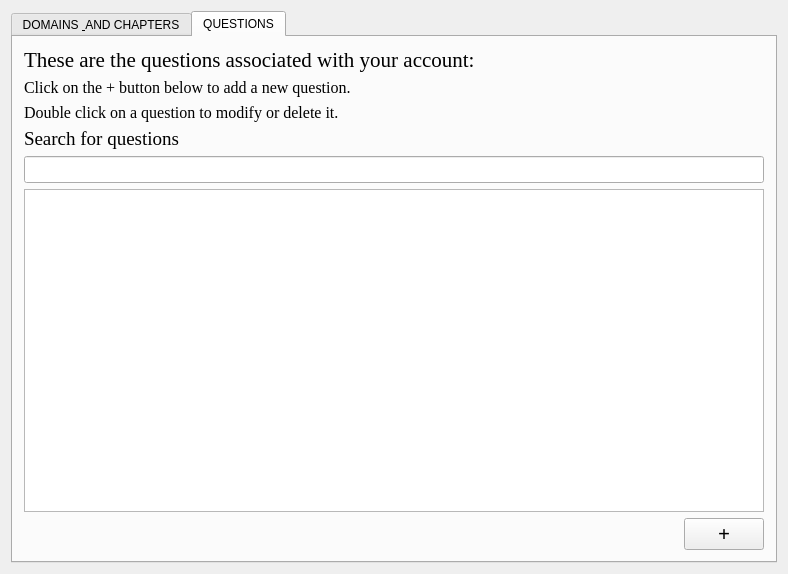
<?xml version="1.0" encoding="UTF-8"?>
<ui version="4.0">
 <class>QuestionBank</class>
 <widget class="QWidget" name="QuestionBank">
  <property name="geometry">
   <rect>
    <x>0</x>
    <y>0</y>
    <width>788</width>
    <height>574</height>
   </rect>
  </property>
  <property name="minimumSize">
   <size>
    <width>788</width>
    <height>574</height>
   </size>
  </property>
  <property name="windowTitle">
   <string>QuestionnaireApp - Question bank</string>
  </property>
  <layout class="QHBoxLayout" name="horizontalLayout_5">
   <item>
    <layout class="QVBoxLayout" name="verticalLayout">
     <item>
      <widget class="QTabWidget" name="questionBankTabWidget">
       <property name="currentIndex">
        <number>1</number>
       </property>
       <widget class="QWidget" name="domainsAndChaptersTab">
        <attribute name="title">
         <string>DOMAINS &amp; AND CHAPTERS</string>
        </attribute>
        <layout class="QHBoxLayout" name="horizontalLayout_4">
         <item>
          <layout class="QHBoxLayout" name="horizontalLayout_3">
           <item>
            <layout class="QVBoxLayout" name="verticalLayout_5">
             <item>
              <widget class="QLabel" name="domainsAndChaptersTitleLabel">
               <property name="font">
                <font>
                 <family>Times New Roman</family>
                 <pointsize>16</pointsize>
                </font>
               </property>
               <property name="text">
                <string>Available domains &amp; chapters</string>
               </property>
              </widget>
             </item>
             <item>
              <widget class="QLabel" name="searchDomainTitleLabel">
               <property name="font">
                <font>
                 <family>Times New Roman</family>
                 <pointsize>14</pointsize>
                </font>
               </property>
               <property name="text">
                <string>Search for domains</string>
               </property>
              </widget>
             </item>
             <item>
              <widget class="QLineEdit" name="searchDomainInput">
               <property name="font">
                <font>
                 <family>Times New Roman</family>
                 <pointsize>14</pointsize>
                </font>
               </property>
               <property name="text">
                <string/>
               </property>
              </widget>
             </item>
             <item>
              <widget class="QTableWidget" name="domainTableWidget">
               <property name="font">
                <font>
                 <family>Times New Roman</family>
                 <pointsize>-1</pointsize>
                 <weight>50</weight>
                 <italic>false</italic>
                 <bold>false</bold>
                </font>
               </property>
               <property name="styleSheet">
                <string notr="true">QTableWidget
{
	font: 15px &quot;Times New Roman&quot;;
}

QHeaderView::section 
{
    background-color: silver;
    border: none;
	font-family: Times new Roman;
	font-size: 16px;
}

QTableWidget::item:selected
{ 
background-color: rgb(36, 36, 36);
color: white;
}</string>
               </property>
               <property name="editTriggers">
                <set>QAbstractItemView::NoEditTriggers</set>
               </property>
               <property name="selectionMode">
                <enum>QAbstractItemView::SingleSelection</enum>
               </property>
               <property name="selectionBehavior">
                <enum>QAbstractItemView::SelectRows</enum>
               </property>
               <property name="gridStyle">
                <enum>Qt::DashLine</enum>
               </property>
               <property name="sortingEnabled">
                <bool>true</bool>
               </property>
              </widget>
             </item>
             <item>
              <widget class="QLabel" name="addDomainTitleLabel">
               <property name="font">
                <font>
                 <family>Times New Roman</family>
                 <pointsize>14</pointsize>
                </font>
               </property>
               <property name="text">
                <string>Add new domain</string>
               </property>
              </widget>
             </item>
             <item>
              <widget class="QLineEdit" name="addDomainInput">
               <property name="font">
                <font>
                 <family>Times New Roman</family>
                 <pointsize>14</pointsize>
                </font>
               </property>
              </widget>
             </item>
             <item>
              <widget class="QPushButton" name="addDomainButton">
               <property name="font">
                <font>
                 <family>Times New Roman</family>
                 <pointsize>12</pointsize>
                 <weight>50</weight>
                 <bold>false</bold>
                </font>
               </property>
               <property name="text">
                <string>Add domain</string>
               </property>
              </widget>
             </item>
            </layout>
           </item>
           <item>
            <layout class="QVBoxLayout" name="verticalLayout_6">
             <item>
              <widget class="QLabel" name="chaptersForLabel">
               <property name="font">
                <font>
                 <family>Times New Roman</family>
                 <pointsize>14</pointsize>
                </font>
               </property>
               <property name="text">
                <string>Chapters</string>
               </property>
              </widget>
             </item>
             <item>
              <widget class="QTableWidget" name="chapterTableWidget">
               <property name="font">
                <font>
                 <family>Times New Roman</family>
                 <pointsize>-1</pointsize>
                 <weight>50</weight>
                 <italic>false</italic>
                 <bold>false</bold>
                </font>
               </property>
               <property name="styleSheet">
                <string notr="true">QTableWidget
{
	font: 15px &quot;Times New Roman&quot;;
}

QHeaderView::section 
{
    background-color: silver;
    border: none;
	font-family: Times new Roman;
	font-size: 16px;
}

QTableWidget::item:selected
{ 
background-color: rgb(36, 36, 36);
color: white;
}</string>
               </property>
               <property name="editTriggers">
                <set>QAbstractItemView::NoEditTriggers</set>
               </property>
               <property name="selectionMode">
                <enum>QAbstractItemView::SingleSelection</enum>
               </property>
               <property name="selectionBehavior">
                <enum>QAbstractItemView::SelectRows</enum>
               </property>
               <property name="gridStyle">
                <enum>Qt::DashLine</enum>
               </property>
               <property name="sortingEnabled">
                <bool>true</bool>
               </property>
              </widget>
             </item>
             <item>
              <widget class="QLabel" name="addChapterTitleLabel">
               <property name="font">
                <font>
                 <family>Times New Roman</family>
                 <pointsize>14</pointsize>
                </font>
               </property>
               <property name="text">
                <string>Add new chapter</string>
               </property>
              </widget>
             </item>
             <item>
              <widget class="QLineEdit" name="addChapterInput">
               <property name="font">
                <font>
                 <family>Times New Roman</family>
                 <pointsize>14</pointsize>
                </font>
               </property>
              </widget>
             </item>
             <item>
              <widget class="QPushButton" name="addChapterButton">
               <property name="font">
                <font>
                 <family>Times New Roman</family>
                 <pointsize>12</pointsize>
                 <weight>50</weight>
                 <bold>false</bold>
                </font>
               </property>
               <property name="text">
                <string>Add chapter</string>
               </property>
              </widget>
             </item>
             <item>
              <widget class="QLabel" name="infoLabel">
               <property name="font">
                <font>
                 <family>Times New Roman</family>
                 <pointsize>12</pointsize>
                </font>
               </property>
               <property name="styleSheet">
                <string notr="true"/>
               </property>
               <property name="text">
                <string>You can delete a domain or a chapter by pressing delete button on your keyboard.</string>
               </property>
               <property name="wordWrap">
                <bool>true</bool>
               </property>
              </widget>
             </item>
             <item>
              <spacer name="verticalSpacer">
               <property name="orientation">
                <enum>Qt::Vertical</enum>
               </property>
               <property name="sizeHint" stdset="0">
                <size>
                 <width>20</width>
                 <height>40</height>
                </size>
               </property>
              </spacer>
             </item>
            </layout>
           </item>
          </layout>
         </item>
        </layout>
       </widget>
       <widget class="QWidget" name="questionsTab">
        <attribute name="title">
         <string>QUESTIONS</string>
        </attribute>
        <layout class="QVBoxLayout" name="verticalLayout_3">
         <item>
          <layout class="QVBoxLayout" name="verticalLayout_2">
           <item>
            <widget class="QLabel" name="questionsTitleLabel">
             <property name="font">
              <font>
               <family>Times New Roman</family>
               <pointsize>16</pointsize>
              </font>
             </property>
             <property name="text">
              <string>These are the questions associated with your account:</string>
             </property>
            </widget>
           </item>
           <item>
            <widget class="QLabel" name="infoLabel1">
             <property name="font">
              <font>
               <family>Times New Roman</family>
               <pointsize>12</pointsize>
              </font>
             </property>
             <property name="text">
              <string>Click on the + button below to add a new question.</string>
             </property>
            </widget>
           </item>
           <item>
            <widget class="QLabel" name="infoLabel2">
             <property name="font">
              <font>
               <family>Times New Roman</family>
               <pointsize>12</pointsize>
              </font>
             </property>
             <property name="text">
              <string>Double click on a question to modify or delete it.</string>
             </property>
            </widget>
           </item>
           <item>
            <layout class="QHBoxLayout" name="horizontalLayout" stretch="0">
             <item>
              <layout class="QVBoxLayout" name="verticalLayout_4">
               <item>
                <widget class="QLabel" name="searchQuestionsTitleLabel">
                 <property name="font">
                  <font>
                   <family>Times New Roman</family>
                   <pointsize>14</pointsize>
                  </font>
                 </property>
                 <property name="text">
                  <string>Search for questions</string>
                 </property>
                </widget>
               </item>
               <item>
                <widget class="QLineEdit" name="searchQuestionInput">
                 <property name="font">
                  <font>
                   <family>Times New Roman</family>
                   <pointsize>12</pointsize>
                  </font>
                 </property>
                </widget>
               </item>
              </layout>
             </item>
            </layout>
           </item>
           <item>
            <widget class="QTableWidget" name="questionTableWidget">
             <property name="font">
              <font>
               <family>Times New Roman</family>
               <pointsize>-1</pointsize>
               <weight>50</weight>
               <italic>false</italic>
               <bold>false</bold>
              </font>
             </property>
             <property name="styleSheet">
              <string notr="true">QTableWidget
{
	font: 15px &quot;Times New Roman&quot;;
}

QHeaderView::section 
{
    background-color: silver;
    border: none;
	font-family: Times new Roman;
	font-size: 16px;
}

QTableWidget::item:selected
{ 
background-color: rgb(36, 36, 36);
color: white;
}</string>
             </property>
             <property name="sizeAdjustPolicy">
              <enum>QAbstractScrollArea::AdjustIgnored</enum>
             </property>
             <property name="editTriggers">
              <set>QAbstractItemView::NoEditTriggers</set>
             </property>
             <property name="selectionMode">
              <enum>QAbstractItemView::SingleSelection</enum>
             </property>
             <property name="selectionBehavior">
              <enum>QAbstractItemView::SelectRows</enum>
             </property>
             <property name="gridStyle">
              <enum>Qt::DashLine</enum>
             </property>
             <property name="sortingEnabled">
              <bool>true</bool>
             </property>
            </widget>
           </item>
           <item>
            <layout class="QHBoxLayout" name="horizontalLayout_6">
             <item>
              <spacer name="horizontalSpacer">
               <property name="orientation">
                <enum>Qt::Horizontal</enum>
               </property>
               <property name="sizeHint" stdset="0">
                <size>
                 <width>40</width>
                 <height>20</height>
                </size>
               </property>
              </spacer>
             </item>
             <item>
              <widget class="QPushButton" name="addQuestionButton">
               <property name="font">
                <font>
                 <family>Times New Roman</family>
                 <pointsize>16</pointsize>
                 <weight>75</weight>
                 <bold>true</bold>
                </font>
               </property>
               <property name="text">
                <string>+</string>
               </property>
              </widget>
             </item>
            </layout>
           </item>
          </layout>
         </item>
        </layout>
       </widget>
      </widget>
     </item>
    </layout>
   </item>
  </layout>
 </widget>
 <layoutdefault spacing="6" margin="11"/>
 <resources/>
 <connections/>
</ui>
